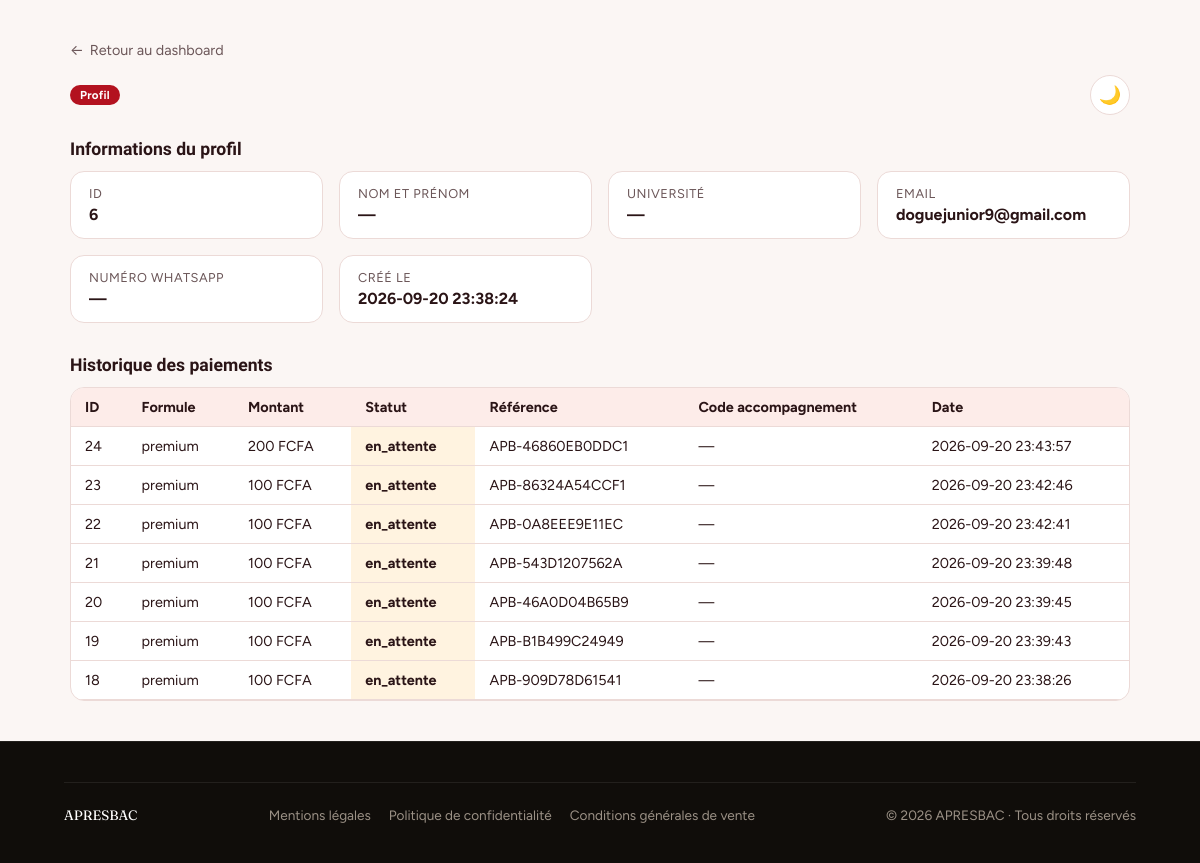
The page /admin/profil.php?id=6 (signed in) on the database its author committed.
### tables this page shows
CREATE TABLE `profils_accompagnement` (
  `id` int NOT NULL AUTO_INCREMENT,
  `user_id` int DEFAULT NULL,
  `guest_token` varchar(255) DEFAULT NULL,
  `nom` varchar(100) NOT NULL,
  `prenom` varchar(100) NOT NULL,
  `email` varchar(255) DEFAULT NULL,
  `serie` varchar(10) NOT NULL,
  `created_at` timestamp NULL DEFAULT CURRENT_TIMESTAMP,
  PRIMARY KEY (`id`),
  KEY `user_id` (`user_id`),
  KEY `idx_guest_token` (`guest_token`),
  CONSTRAINT `profils_accompagnement_ibfk_1` FOREIGN KEY (`user_id`) REFERENCES `users_legacy_comptes` (`id`)
);

CREATE TABLE `paiements` (
  `id` int NOT NULL AUTO_INCREMENT,
  `guest_token` varchar(255) DEFAULT NULL,
  `candidat_id` int DEFAULT NULL,
  `user_id` int DEFAULT NULL,
  `formule_id` int DEFAULT NULL,
  `fedapay_transaction_id` varchar(100) DEFAULT NULL,
  `montant` int NOT NULL,
  `statut` enum('en_attente','reussi','echoue','annule') NOT NULL DEFAULT 'en_attente',
  `reference` varchar(100) NOT NULL,
  `saspay_session_id` varchar(64) DEFAULT NULL,
  `code_accompagnement` varchar(20) DEFAULT NULL,
  `pdf_genere` tinyint(1) NOT NULL DEFAULT '0',
  `pdf_path` varchar(255) DEFAULT NULL,
  `created_at` timestamp NULL DEFAULT CURRENT_TIMESTAMP,
  `updated_at` timestamp NULL DEFAULT CURRENT_TIMESTAMP ON UPDATE CURRENT_TIMESTAMP,
  PRIMARY KEY (`id`),
  UNIQUE KEY `reference` (`reference`),
  UNIQUE KEY `uniq_code_accompagnement` (`code_accompagnement`),
  KEY `candidat_id` (`candidat_id`),
  KEY `fk_paiements_user` (`user_id`),
  KEY `fk_paiements_formule` (`formule_id`),
  KEY `idx_guest_token` (`guest_token`),
  KEY `idx_paiements_reference` (`reference`),
  KEY `idx_paiements_saspay_session` (`saspay_session_id`),
  CONSTRAINT `fk_paiements_formule` FOREIGN KEY (`formule_id`) REFERENCES `formules` (`id`),
  CONSTRAINT `fk_paiements_user` FOREIGN KEY (`user_id`) REFERENCES `users_legacy_comptes` (`id`) ON DELETE CASCADE,
  CONSTRAINT `paiements_ibfk_1` FOREIGN KEY (`candidat_id`) REFERENCES `candidats` (`id`) ON DELETE CASCADE
);

CREATE TABLE `formules` (
  `id` int NOT NULL AUTO_INCREMENT,
  `code` enum('premium','vip','gold') NOT NULL,
  `nom` varchar(50) NOT NULL,
  `prix` int NOT NULL,
  `avantages` json NOT NULL,
  `places_totales` int NOT NULL,
  `places_restantes` int NOT NULL,
  `actif` tinyint(1) NOT NULL DEFAULT '1',
  PRIMARY KEY (`id`),
  UNIQUE KEY `code` (`code`)
);

### admin/profil.php (the view, shortened to what this page needs)
<?php
$profilId = (int) ($_GET['id'] ?? 0);
$pdo = Database::getConnection();
$stmt = $pdo->prepare('SELECT * FROM profils_accompagnement WHERE id = ?');
$stmt->execute([$profilId]);
$profil = $stmt->fetch();
$stmtPaiements = $pdo->prepare('
    SELECT p.*, f.nom AS formule_nom
    FROM paiements p
    JOIN formules f ON f.id = p.formule_id
    WHERE p.guest_token = ?
    ORDER BY p.created_at DESC
');
$stmtPaiements->execute([$profil['guest_token']]);
$paiements = $stmtPaiements->fetchAll();
$labels = [
    'id' => 'ID',
    'nom_complet' => 'Nom et prénom',
    'universite' => 'Université',
    'email' => 'Email',
    'numero_whatsapp' => 'Numéro WhatsApp',
    'created_at' => 'Créé le',
];
require_once __DIR__ . '/../includes/header.php';
?>
<div class="admin-wrap">
    <a href="/admin/dashboard.php" class="admin-retour">
        <span aria-hidden="true">←</span> Retour au dashboard
    </a>
    <div class="admin-header">
        <p class="admin-brand"><?= htmlspecialchars(trim($profil['nom_complet'])) ?> <span class="admin-brand-tag">Profil</span></p>
        <div class="admin-nav">
            <button type="button" class="theme-toggle" id="themeToggle" title="Changer de thème">🌙</button>
        </div>
    </div>
    <p class="admin-section-title">Informations du profil</p>
    <div class="admin-detail-grid">
        <?php foreach ($labels as $champ => $label): ?>
            <div class="admin-detail-item">
                <p class="admin-detail-label"><?= htmlspecialchars($label) ?></p>
                <p class="admin-detail-value">
                    <?php
                        $valeur = $profil[$champ] ?? null;
                        echo ($valeur === null || $valeur === '') ? '—' : htmlspecialchars((string) $valeur);
                    ?>
                </p>
            </div>
        <?php endforeach; ?>
    </div>
    <p class="admin-section-title">Historique des paiements</p>
    <div class="admin-table-wrap">
        <table class="admin-table">
            <thead>
                <tr><th>ID</th><th>Formule</th><th>Montant</th><th>Statut</th><th>Référence</th><th>Code accompagnement</th><th>Date</th></tr>
            </thead>
            <tbody>
                <?php if (empty($paiements)): ?>
                <tr><td colspan="7">Aucun paiement pour ce profil.</td></tr>
                <?php else: ?>
                    <?php foreach ($paiements as $p): ?>
                    <tr>
                        <td><?= $p['id'] ?></td>
                        <td><?= htmlspecialchars($p['formule_nom']) ?></td>
                        <td><?= number_format((float) $p['montant'], 0, ',', ' ') ?> FCFA</td>
                        <td class="statut-<?= htmlspecialchars($p['statut']) ?>"><?= htmlspecialchars($p['statut']) ?></td>
                        <td><?= htmlspecialchars($p['reference']) ?></td>
                        <td><?= htmlspecialchars($p['code_accompagnement'] ?? '—') ?></td>
                        <td><?= htmlspecialchars($p['created_at']) ?></td>
                    </tr>
                    <?php endforeach; ?>
                <?php endif; ?>
            </tbody>
        </table>
    </div>
</div>
<?php require_once __DIR__ . '/../includes/footer.php'; ?>

### assets/css/style.css (style rules this page uses)
:root { --ink: #100D0A; --ink-soft: #2B2620; --paper: #FAF7F2; --card: #FFFFFF; --line: #EAE3D8; --accent: #E8531F; --accent-dark: #C13F12; --accent-soft: #FDE7DA; --gold: #D9A441; --text-dark: #171310; --text-soft: #6B6055; --white: #FFFFFF; --font-display: 'Fraunces', serif; --font-body: 'Manrope', sans-serif; --radius-lg: 20px; --radius-md: 14px; --radius-pill: 100px; --shadow-card: 0 16px 32px -18px rgba(16, 13, 10, 0.25); --shadow-btn: 0 10px 22px -8px rgba(232, 83, 31, 0.55); }
* { box-sizing: border-box; }
html { scroll-behavior: smooth; }
body { margin: 0; font-family: var(--font-body); color: var(--text-dark); background: var(--paper); -webkit-font-smoothing: antialiased; }
p { margin: 0; }
a { text-decoration: none; color: inherit; }
.statut-en_attente { background: #FFF3E0; color: #E65100; }

### includes/admin-theme.php (style rules this page uses)
:root { --admin-bg: #fbf6f4; --admin-card-bg: #ffffff; --admin-border: #ecdad7; --admin-text: #2a1416; --admin-text-muted: #6b5658; --admin-th-bg: #fdece9; --admin-row-hover: #fff5f3; --admin-erreur-bg: #fbe3e0; --admin-erreur-text: #5c0a14; --admin-succes-bg: #e9f5ec; --admin-succes-text: #1c6b3a; --admin-accent: #b3121f; --admin-accent-deep: #5c0a14; --admin-accent-on: #f4b41a; --admin-display: 'Bricolage Grotesque', 'Figtree', system-ui, sans-serif; }
body { background: var(--admin-bg); color: var(--admin-text); font-family: 'Figtree', system-ui, -apple-system, 'Segoe UI', Roboto, sans-serif; transition: background .2s ease, color .2s ease; }
.admin-wrap { max-width: 1100px; margin: 40px auto; padding: 0 20px; }
.admin-header { display: flex; flex-wrap: wrap; justify-content: space-between; align-items: center; gap: 16px; margin-bottom: 24px; }
.admin-brand { display: flex; align-items: center; gap: 10px; font-family: var(--admin-display); font-weight: 800; color: var(--admin-text); }
.admin-brand-tag { padding: 3px 10px; border-radius: 999px; background: var(--admin-accent); color: #fff; font-family: 'Figtree', system-ui, sans-serif; font-size: 0.72rem; font-weight: 700; letter-spacing: 0.02em; }
.admin-table-wrap { background: var(--admin-card-bg); border: 1px solid var(--admin-border); border-radius: 14px; overflow-x: auto; margin-bottom: 32px; -webkit-overflow-scrolling: touch; }
.admin-table { width: 100%; border-collapse: collapse; font-size: 0.9rem; }
.admin-table th, .admin-table td { padding: 10px 14px; text-align: left; border-bottom: 1px solid var(--admin-border); white-space: nowrap; color: var(--admin-text); }
.admin-table th { background: var(--admin-th-bg); font-weight: 700; }
.statut-en_attente { color: var(--admin-accent-on); font-weight: 700; }
.admin-section-title { font-family: var(--admin-display); font-size: 1.1rem; margin-bottom: 12px; font-weight: 800; color: var(--admin-text); }
.admin-nav { display: flex; flex-wrap: wrap; gap: 10px; align-items: center; }
.theme-toggle { display: inline-flex; align-items: center; justify-content: center; width: 40px; height: 40px; border-radius: 999px; border: 1px solid var(--admin-border); background: var(--admin-card-bg); color: var(--admin-text); cursor: pointer; font-size: 18px; line-height: 1; padding: 0; }
.admin-detail-grid { display: grid; grid-template-columns: repeat(auto-fill, minmax(220px, 1fr)); gap: 16px; margin-bottom: 32px; }
.admin-detail-item { background: var(--admin-card-bg); border: 1px solid var(--admin-border); border-radius: 14px; padding: 14px 18px; }
.admin-detail-label { font-size: 0.8rem; color: var(--admin-text-muted); margin: 0 0 4px; text-transform: uppercase; letter-spacing: .04em; }
.admin-detail-value { font-size: 1rem; font-weight: 700; color: var(--admin-text); word-break: break-word; }
.admin-retour { display: inline-flex; align-items: center; gap: 6px; color: var(--admin-text-muted); text-decoration: none; margin-bottom: 16px; font-size: 0.9rem; }

### rows shown on the page
profils_accompagnement: id "6", email "doguejunior9@gmail.com", created_at "2026-09-20 23:38:24"
paiements: id "24", formule.nom "premium", montant "200", statut "en_attente", reference "APB-46860EB0DDC1", code_accompagnement "—", created_at "2026-09-20 23:43:57"
paiements: id "23", formule.nom "premium", montant "100", statut "en_attente", reference "APB-86324A54CCF1", code_accompagnement "—", created_at "2026-09-20 23:42:46"
paiements: id "22", formule.nom "premium", montant "100", statut "en_attente", reference "APB-0A8EEE9E11EC", code_accompagnement "—", created_at "2026-09-20 23:42:41"
paiements: id "21", formule.nom "premium", montant "100", statut "en_attente", reference "APB-543D1207562A", code_accompagnement "—", created_at "2026-09-20 23:39:48"
paiements: id "20", formule.nom "premium", montant "100", statut "en_attente", reference "APB-46A0D04B65B9", code_accompagnement "—", created_at "2026-09-20 23:39:45"
paiements: id "19", formule.nom "premium", montant "100", statut "en_attente", reference "APB-B1B499C24949", code_accompagnement "—", created_at "2026-09-20 23:39:43"
paiements: id "18", formule.nom "premium", montant "100", statut "en_attente", reference "APB-909D78D61541", code_accompagnement "—", created_at "2026-09-20 23:38:26"

### other values the page prints
$label "ID"
$label "NOM ET PRÉNOM"
$label "UNIVERSITÉ"
$label "EMAIL"
$label "NUMÉRO WHATSAPP"
$label "CRÉÉ LE"
